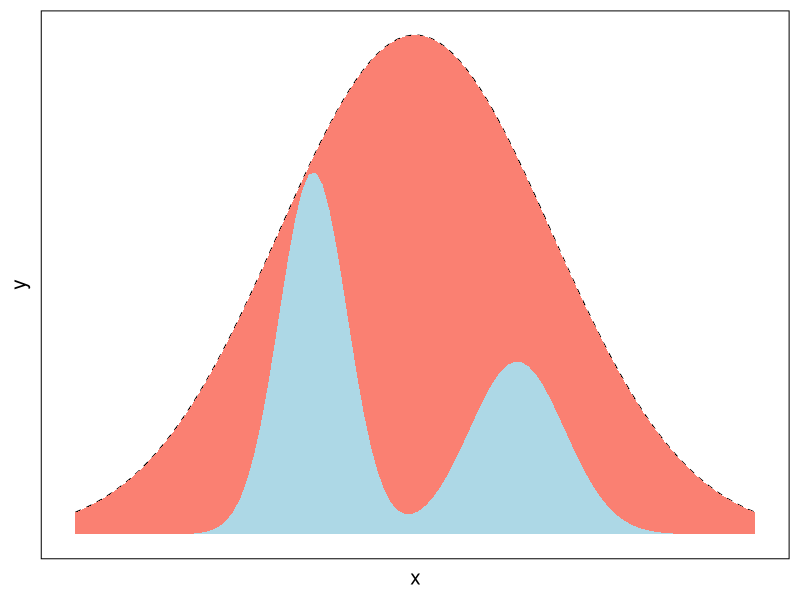
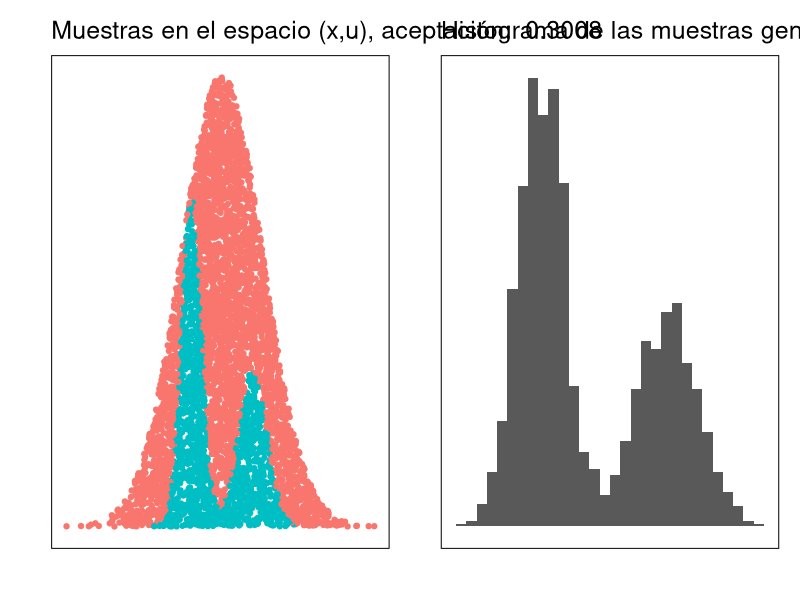
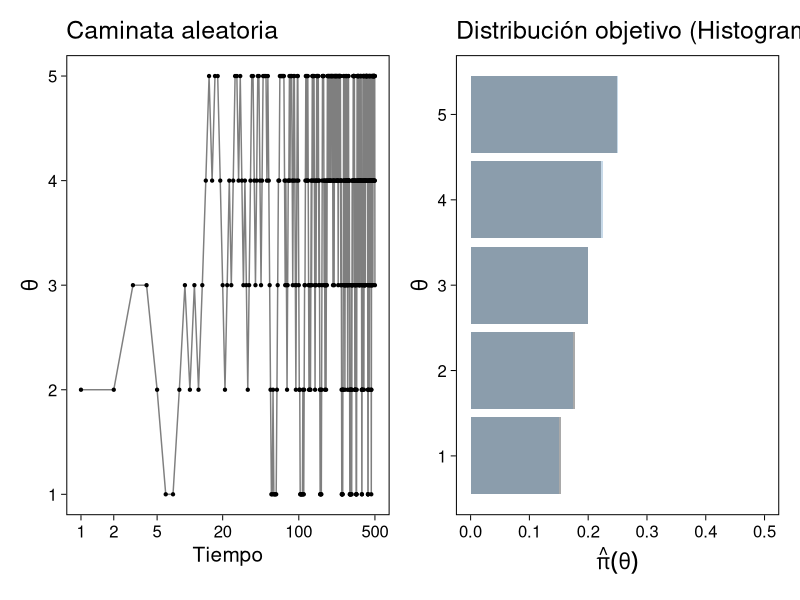
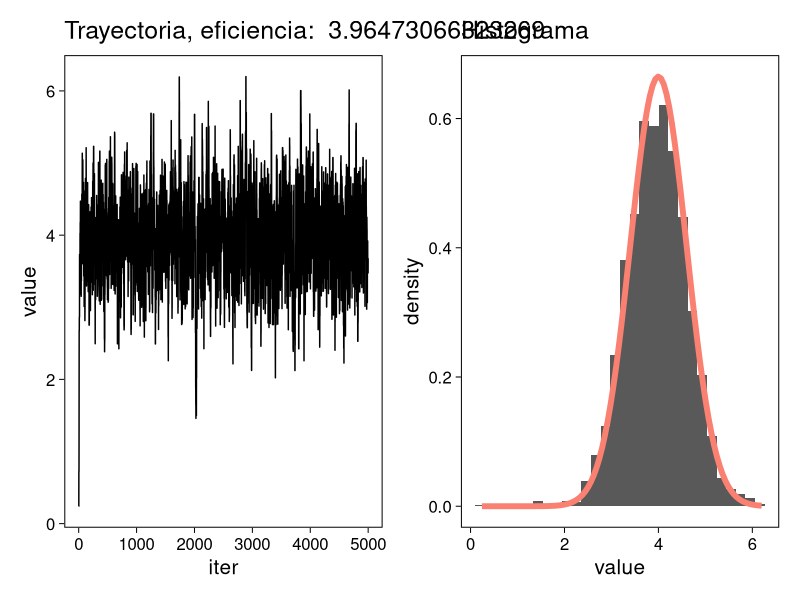
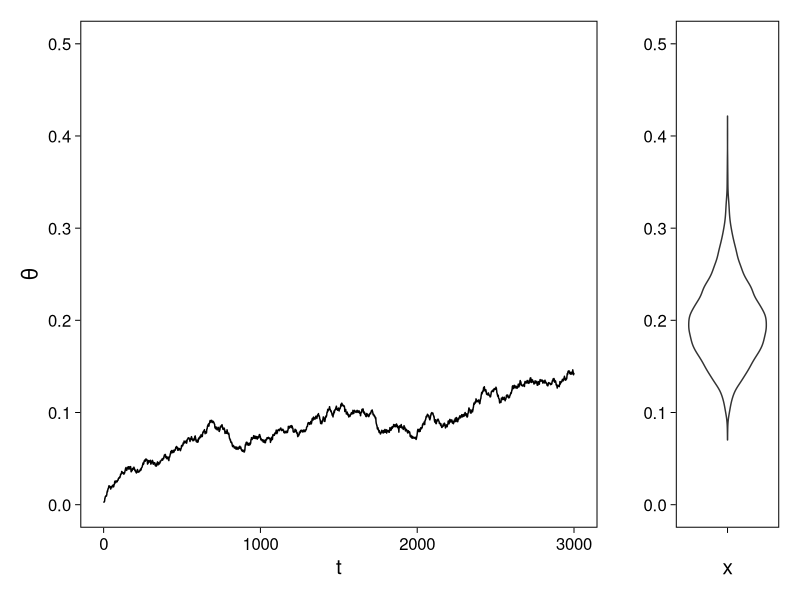
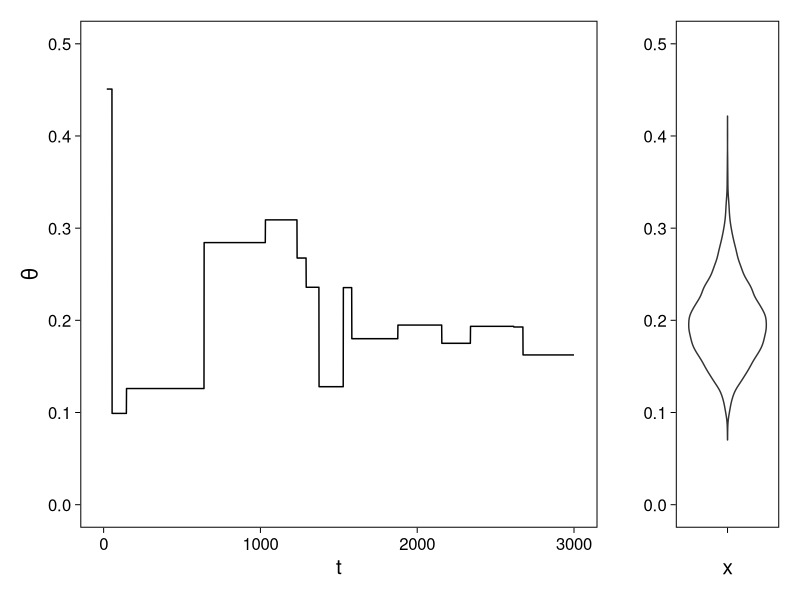
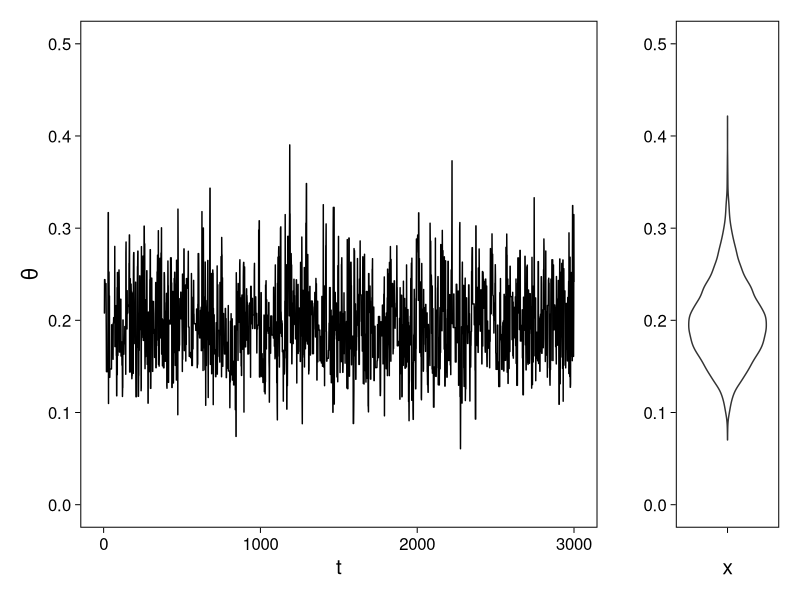
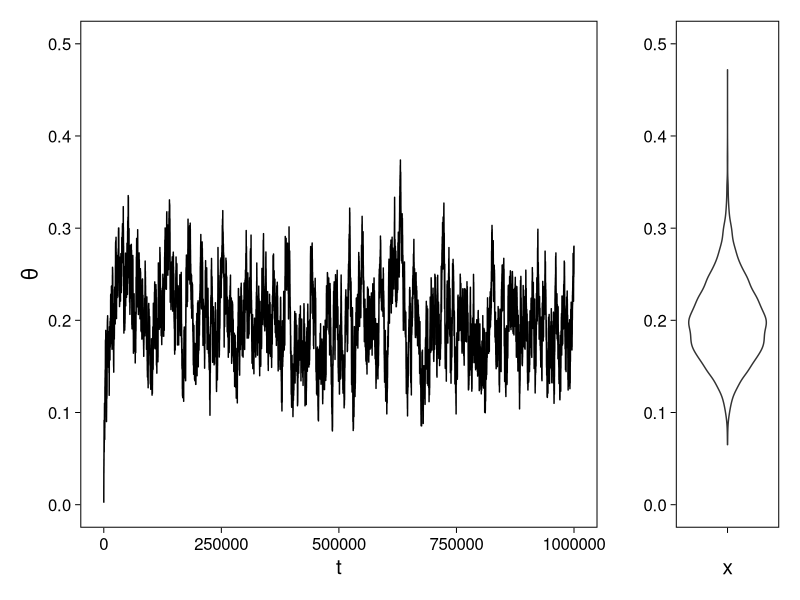

These charts were generated, in order, by the following R code:
## Setup --------------------------------------------
library(tidyverse)
library(patchwork)
library(scales)
## Cambia el default del tamaño de fuente 
theme_set(theme_linedraw(base_size = 15))

## Cambia el número de decimales para mostrar
options(digits = 2)

sin_lineas <- theme(panel.grid.major = element_blank(),
                    panel.grid.minor = element_blank())
color.itam  <- c("#00362b","#004a3b", "#00503f", "#006953", "#008367", "#009c7b", "#00b68f", NA)

sin_lineas <- theme(panel.grid.major = element_blank(), panel.grid.minor = element_blank())
sin_leyenda <- theme(legend.position = "none")
sin_ejes <- theme(axis.ticks = element_blank(), axis.text = element_blank())

## Muestreo por aceptacion rechazo ---------------

crea_mezcla <- function(weights){
  function(x){
    weights$w1 * dnorm(x, mean = -1.5, sd = .5) +
      weights$w2 * dnorm(x, mean = 1.5, sd = .7)
  }
}

objetivo <- crea_mezcla(list(w1 = .6, w2 = .4))

tibble(x = seq(-5, 5, length.out = 100)) |>
  mutate(y = objetivo(x),
         aprox = 3.3 * dnorm(x, 0, sd = 2)) |>
  ggplot(aes(x,y)) +
  geom_area(fill = "lightblue") +
  geom_line(aes(x, aprox), lty = 2) +
  geom_ribbon(aes(ymin = y, ymax = aprox), fill = "salmon") + sin_lineas +
  sin_ejes

crea_mezcla <- function(weights){
  function(x){
    weights$w1 * dnorm(x, mean = -1.5, sd = .5) +
      weights$w2 * dnorm(x, mean = 1.5, sd = .7)
  }
}
objetivo <- crea_mezcla(list(w1 = .6, w2 = .4))
M        <- 3.3

library(R6)
ModeloNormal <-
  R6Class("ProbabilityModel",
          list(
            mean = NA,
            sd = NA,
            ## Inicializador
            initialize = function(mean = 0, sd = 1){
              self$mean = mean
              self$sd   = sd
            },
            ## Muestreador
            sample = function(n = 1){
              rnorm(n, self$mean, sd = self$sd)              
            },
            ## Evaluacion de densidad
            density = function(x, log = TRUE){
              dnorm(x, self$mean, sd = self$sd, log = log)
            }           
          ))

crea_rejection_sampling <- function(objetivo, aprox, M){
  function(niter){
    muestras <- matrix(nrow = niter, ncol = 3)
    for (ii in seq(1, niter)){
      propuesta <- aprox$sample()
      p <- objetivo(propuesta)
      g <- aprox$density(propuesta, log = FALSE)
      u <- runif(1)
      if (u < p/(M * g)) {  ## Aceptamos 
        muestras[ii, 1] <- 1
      } else {              ## Rechazamos 
        muestras[ii, 1] <- 0
      }
      muestras[ii, 2] <- propuesta
      muestras[ii, 3] <- u 
    }
    colnames(muestras) <- c("accept", "value", "auxiliar")
    muestras
  }
}

modelo.muestreo  <- ModeloNormal$new(mean = 0, sd = 2)
muestreo_rechazo <- crea_rejection_sampling(objetivo, modelo.muestreo, M)

muestras <- muestreo_rechazo(5000) |>
  as.tibble() |>
  mutate(density = modelo.muestreo$density(value, log = FALSE))

g1 <- muestras |>
  ggplot(aes(value, auxiliar * modelo.muestreo$density(value, log = FALSE))) +
  geom_point(aes(color = factor(accept))) + sin_lineas + sin_ejes + sin_leyenda +
  xlab("") + ylab("") +
  ggtitle(paste("Muestras en el espacio (x,u), aceptación: ", mean(muestras$accept)))

g2 <- muestras |>
  filter(accept == 1) |>
  ggplot(aes(value)) +
  geom_histogram() + 
  sin_lineas + sin_ejes + sin_leyenda +
  xlab("") + ylab("") +
  ggtitle("Histograma de las muestras generadas")

g1 + g2

## Caminata entre islas --------------------------
set.seed(1087)

islas <- tibble(islas = 1:5, pob = seq(60, 100, by = 10))
camina_isla <- function(i){ # i: isla actual
  u_izq <- runif(1) # Lanzamos volado para ver si nos vamos izq o der. 
  v <- ifelse(u_izq < 0.5, i - 1, i + 1)  # Pedimos índice isla vecina. 
  if (v < 1 | v > 5) { # si estas en los extremos y el volado indica salir
    return(i)
  }
  u_cambio <- runif(1) # Moneda de aceptacion de cambio
  p_cambio = min(islas$pob[v]/islas$pob[i], 1)
  if (u_cambio < p_cambio) {
    return(v) # isla destino
  }
  else {
    return(i) # me quedo en la misma isla
  }
}

pasos <- 100000; iteraciones <- numeric(pasos)
iteraciones[1] <- sample(1:5, 1) # isla inicial
for (j in 2:pasos) {
    iteraciones[j] <- camina_isla(iteraciones[j - 1])
}
caminata <- tibble(paso = 1:pasos, isla = iteraciones)

plot_caminata <- ggplot(caminata[1:500, ], aes(x = paso, y = isla)) +
  geom_point(size = 0.8) +
  geom_path(alpha = 0.5) +
  labs(title = "Caminata aleatoria") +
  scale_x_continuous(trans = "log10", "Tiempo", breaks = c(1, 2, 5, 20, 100, 500)) +
  scale_y_continuous( expression(theta)) + sin_lineas
plot_dist <- ggplot(caminata, aes(x = isla)) +
  geom_bar(fill = "darkgray", aes(y = (..count..)/sum(..count..))) +
  geom_bar(data = islas |>  mutate(prop = pob/sum(pob)),
           aes(x = islas, y = prop), fill = "steelblue", alpha = .3, stat = "identity") + 
  scale_x_continuous(expression(theta), breaks = 1:10) +
  ylim(0,.5) + 
  labs(title = "Distribución objetivo (Histograma)", 
       y = expression(hat(pi)(theta))) + sin_lineas + coord_flip()
plot_caminata + plot_dist

## Caminata en espacio continuo ------------------------

ModeloUniforme <-
  R6Class("ProbabilityModel",
          list(
            a = NA,
            b = NA, 
            initialize = function(a = 0, b = 1){
              self$a = a
              self$b = b
            }, 
            sample = function(n = 1){
              runif(n, self$a, self$b)              
            },
            density = function(x, log = TRUE){
              dunif(x, self$a, self$b, log = log)
            }           
          ))

crea_cadena_markov <- function(objetivo, muestreo){
  function(niter){
    muestras <- matrix(nrow = niter, ncol = 2)
    ## Empezamos en algun lugar
    estado   <- muestreo$sample()
    muestras[1,2] <- estado
    muestras[1,1] <- 1
    for (ii in 2:niter){
      ## Generamos un candidato
      propuesta   <- estado + muestreo$sample()
      p_propuesta <- objetivo$density(propuesta, log = FALSE)
      p_estado    <- objetivo$density(estado, log = FALSE)
      ## Evaluamos probabilidad de aceptar
      if (runif(1) < p_propuesta/p_estado) {
        muestras[ii, 1] <- 1 ## Aceptamos
        muestras[ii, 2] <- propuesta
      } else {
        muestras[ii, 1] <- 0 ## Rechazamos
        muestras[ii, 2] <- estado
      }
      estado <- muestras[ii, 2]
    }
    colnames(muestras) <- c("accept", "value")
    muestras
  }
}

objetivo <- ModeloNormal$new(mean = 4, sd = .6)
muestreo <- ModeloUniforme$new(a = -1, b = 1)

mcmc <- crea_cadena_markov(objetivo, muestreo)
muestras <- mcmc(5000)

g1 <- muestras |>
  as.tibble() |>
  mutate(iter = 1:n()) |>
  ggplot(aes(iter, value)) +
  geom_line() + sin_lineas + 
  ggtitle(paste("Trayectoria, eficiencia: ", mean(muestras[,2])))

g2 <- muestras |>
  as.tibble() |>
  ggplot(aes(value)) +
  geom_histogram(aes(y = ..density..)) +
  stat_function(fun = objetivo$density,
                args = list(log = FALSE),
                color = "salmon",
                size = 2) + sin_lineas + 
  ggtitle("Histograma")

g1 + g2

## Implementacion Metropolis Hastings -----------------------
ModeloGamma <-
  R6Class("ProbabilityModel",
          list(
            shape = NA,
            rate  = NA, 
            initialize = function(a = 0, b = 1){
              self$shape = a
              self$rate  = b
            }, 
            sample = function(n = 1){
              rgamma(n, shape = self$shape, rate = self$rate)              
            },
            density = function(x, log = TRUE){
              dgamma(x, shape = self$shape, rate = self$rate, log = log)
            }           
          ))

### Muestreador Metropolis-Hastings -------------------------
crea_metropolis_hastings <- function(objetivo, muestreo){
  ## Este muestreador aprovecha la simetría de la propuesta 
  function(niter){
    ## Empezamos en algun lugar
    estado <- muestreo$sample()
    ndim <- length(estado) 
    muestras <- matrix(nrow = niter, ncol = ndim + 1)      
    muestras[1,2:(ndim+1)] <- estado
    muestras[1,1] <- 1
    for (ii in 2:niter){
      propuesta   <- estado + muestreo$sample()
      log_pi_propuesta <- objetivo$density(propuesta)
      log_pi_estado    <- objetivo$density(estado)
      log_alpha <- log_pi_propuesta - log_pi_estado

      if (log(runif(1)) < log_alpha) {
        muestras[ii, 1] <- 1 ## Aceptamos
        muestras[ii, 2:(ndim+1)] <- propuesta
      } else {
        muestras[ii, 1] <- 0 ## Rechazamos
        muestras[ii, 2:(ndim+1)] <- estado
      }
      estado <- muestras[ii, 2:(ndim+1)]
    }
    if (ndim == 1) {colnames(muestras) <- c("accept", "value")}
    muestras
  }
}

set.seed(108727)
objetivo <- ModeloGamma$new(a = 20, b = 100)
muestreo <- ModeloNormal$new(sd = 0.001)
mcmc_chico <- crea_metropolis_hastings(objetivo, muestreo)

g1 <- mcmc_chico(3000) |>
  as.tibble() |>
  mutate(t = 1:n()) |>
  ggplot(aes(t, value)) +
  geom_line() + sin_lineas + ylab(expression(theta)) +
  ylim(0, 0.5)

g2 <- tibble(x = rgamma(10000, 20, 100)) |>
  ggplot(aes(y = x, x = "")) +
  geom_violin() +
  ylab("") + sin_lineas +
  ylim(0, 0.5)

g1 + g2 + plot_layout(widths = c(5, 1))

set.seed(108727)
muestreo <- ModeloNormal$new(sd = 20)
mcmc_grande <- crea_metropolis_hastings(objetivo, muestreo)

g1 <- mcmc_grande(3000) |>
  as.tibble() |>
  mutate(t = 1:n()) |>
  ggplot(aes(t, value)) +
  geom_line() + sin_lineas + ylab(expression(theta)) +
  ylim(0, 0.5)

g2 <- tibble(x = rgamma(10000, 20, 100)) |>
  ggplot(aes(y = x, x = "")) +
  geom_violin() +
  ylab("") + sin_lineas +
  ylim(0, 0.5)

g1 + g2 + plot_layout(widths = c(5, 1))

set.seed(108727)
muestreo <- ModeloNormal$new(sd = 0.1)
mcmc_justo <- crea_metropolis_hastings(objetivo, muestreo)

g1 <- mcmc_justo(3000) |>
  as.tibble() |>
  mutate(t = 1:n()) |>
  ggplot(aes(t, value)) +
  geom_line() + sin_lineas + ylab(expression(theta)) +
  ylim(0, 0.5)

g2 <- tibble(x = rgamma(10000, 20, 100)) |>
  ggplot(aes(y = x, x = "")) +
  geom_violin() +
  ylab("") + sin_lineas +
  ylim(0, 0.5)

g1 + g2 + plot_layout(widths = c(5, 1))

tibble(configuracion = c("Paso chico", "Paso grande", "Paso justo"), 
       cadena   = c(mcmc_chico, mcmc_grande, mcmc_justo)) |>
  mutate(muestras = map(cadena, function(x) {
    set.seed(108727)
    x(3000) |>
      as.tibble()
  })) |>
  unnest(muestras) |>
  group_by(configuracion) |>
  summarise(media = mean(value),
            tasa.aceptacion = mean(accept)) |>
  rbind(tibble(configuracion = "Teorica",
               media = objetivo$shape/objetivo$rate,
               tasa.aceptacion = NA)) |>
  as.data.frame()

set.seed(108727)

g1 <- mcmc_chico(1000000) |>
  as.tibble() |>
  mutate(t = 1:n()) |>
  ggplot(aes(t, value)) +
  geom_line() + sin_lineas + ylab(expression(theta)) +
  ylim(0, 0.5)

g2 <- tibble(x = rgamma(10000, 20, 100)) |>
  ggplot(aes(y = x, x = "")) +
  geom_violin() +
  ylab("") + sin_lineas +
  ylim(0, 0.5)

g1 + g2 + plot_layout(widths = c(5, 1))

## En mas dimensiones -------------------------------

library(mvtnorm)
ModeloNormalMultivariado <-
  R6Class("ProbabilityModel",
          list(
            mean = NA,
            cov  = NA, 
            initialize = function(mu = 0, sigma = 1){
              self$mean = mu
              self$cov  = sigma |> as.matrix()
            }, 
            sample = function(n = 1){
              rmvnorm(n, mean = self$mean, sigma = self$cov)              
            },
            density = function(x, log = TRUE){
              dmvnorm(x, self$mean, self$cov, log = log)              
            }           
          ))

mu <- c(1, 2)
Sigma <- matrix(c(1, .75, .75, 1), nrow = 2)
objetivo <- ModeloNormalMultivariado$new(mu, Sigma)


genera_experimento <- function(sigma){
  muestreo <- ModeloNormalMultivariado$new(c(0,0),
                                           sigma * diag(c(1,1)))
  set.seed(10)
  mcmc_multi <- crea_metropolis_hastings(objetivo, muestreo)
  mcmc_multi(50) |>
    as.tibble()
}

## Para dibujar las curvas de nivel 
plot.grid <- expand_grid(x = seq(-2,5, by = 7/99), y = seq(-1,5, by = 6/99))
plot.grid <- plot.grid %>% 
  mutate(density = dmvnorm(plot.grid, mean = mu, sigma = Sigma))
plot.breaks <- plot.grid %>% 
  summarise(breaks = quantile(density, probs = c(.67, .90, .99))) %>% 
  pull(breaks)

tibble(sigma = c(.1, .75, 2.33/sqrt(2), 5)) |>
  mutate(muestras = map(sigma, genera_experimento)) |>
  unnest(muestras) |>
  ggplot(aes(x = V2, y = V3)) +
  geom_contour(data = plot.grid, aes(x,y,z = density), breaks = plot.breaks) + 
  geom_path() + geom_point() + 
  facet_wrap(~round(sigma,2), nrow = 1) + 
  xlab(expression(x[1])) + ylab(expression(x[2])) + 
  sin_lineas + coord_equal()
